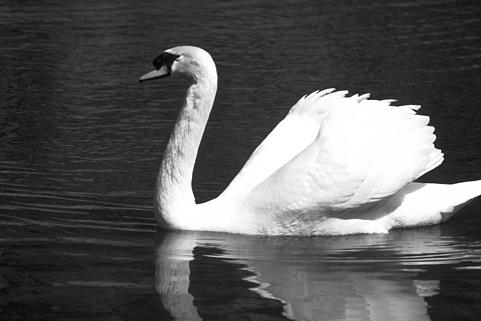
#> input picture Scritto/Prove/immagini/cigno.jpg, 481 x 321 px, found by its file name
$ python esercitazione2.py
#> lines starting #> are read from the running program, lines starting #| are printed output that depends on the picture
# -*- coding: utf-8 -*-

import numpy as np
import scipy.ndimage as ndi
import skimage.io as io
import skimage.transform as tras
import skimage.exposure as exp
import matplotlib.pyplot as plt
import myLibreria as my
from pathlib import Path

path_immagini = Path(r"C:\Users\lucia\Desktop\FilePc\Uni\Magistrale\ESM\Laboratorio\esercitazione_250411\esercitazione_250411")
plt.close('all')

def adapt_filter(x,k):
    #calcolo varianza locale e percentile
    var = ndi.generic_filter(x, np.var, (k,k), mode='reflect')
    T = np.percentile(var, 70)

    #definisco la maschera
    mask1 = ((var < T).reshape(M,N))

    #filtro le medie
    med1 = ndi.generic_filter(noisy, np.mean, (k,k), mode='reflect')
    #plt.figure('media1'); plt.imshow(med1, clim=None, cmap='gray')

    med2 = ndi.generic_filter(noisy, np.mean, (k-2,k-2), mode='reflect')
    #plt.figure('media2'); plt.imshow(med2, clim=None, cmap='gray')

    #adatto
    return med1*mask1 + med2*(1-mask1)


x = np.float64(io.imread(path_immagini/"cigno.jpg"))
#> x: shape (321, 481) float64; min 0, max 255, mean 89.6
plt.figure('originale'); plt.imshow(x, clim=None, cmap='gray')
(M,N)=x.shape
#> M = 321; N = 481

#aggiungo rumore
d = 25 #deviazione standard rumore
n = d * np.random.randn(M, N)
noisy = x + n
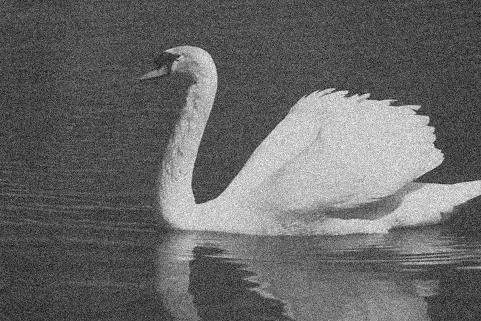
#> noisy: shape (321, 481) float64; min -84.3, max 345.5, mean 89.8; drawn with min black and max white
plt.figure('rumorosa'); plt.imshow(noisy, clim = None, cmap = 'gray')

# [11 lines of commented-out code are left out]

valuesX = np.array([3,5,7,9])
valuesAdapt = np.zeros(4)
valuesMean = np.zeros(4)

for i in range(0,4):
    k = valuesX[i]

    #filtro adattivo
    y = adapt_filter(noisy, k)
    y = np.round(exp.rescale_intensity(y, in_range='image', out_range=(0,255)))
    MSE1 = np.mean((x-y)**2)
    PSNR1 = 10 * np.log10((255**2)/MSE1)
    valuesAdapt[i] = PSNR1

    #filtro media
    z = ndi.uniform_filter(noisy, (k,k), mode='reflect')
    z = np.round(exp.rescale_intensity(z, in_range='image', out_range=(0,255)))
    MSE2 = np.mean((x-z)**2)
    PSNR2 = 10 * np.log10((255**2)/MSE2)
    valuesMean[i] = PSNR2

    if(i == 1):
        plt.figure()
        plt.subplot(1,2,1); plt.imshow(y, clim=None, cmap='gray'); plt.title('adattivo, k=5')
        plt.subplot(1,2,2); plt.imshow(z, clim=None, cmap='gray'); plt.title('media, k=5')
#> this loop made 4 passes
#> (T in adapt_filter, MSE1, PSNR1, MSE2, PSNR2) on passes 1 to 4: (729.3, 1296.7, 17, 238.1, 24.36), (766.9, 225.5, 24.6, 237.1, 24.38), (773.1, 240.6, 24.32, 297.2, 23.4), (777.7, 282.6, 23.62, 342.5, 22.78)
#> pass 1, in adapt_filter, `var = ndi.generic_filter(x, np.var, (k,k), mode='reflect')`:
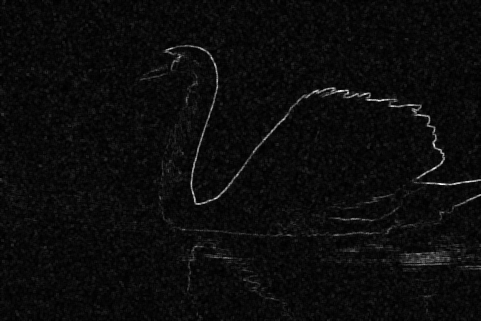
#> var: shape (321, 481) float64; min 15.53, max 14027.2, mean 691.9; drawn with min black and max white
#> pass 1, in adapt_filter, `mask1 = ((var < T).reshape(M,N))`:
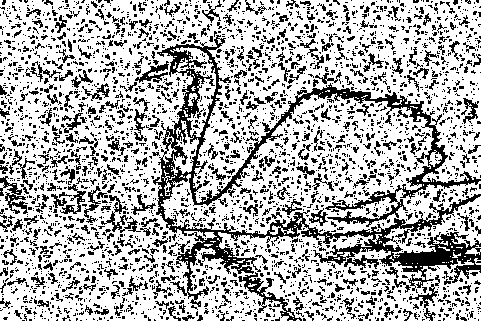
#> mask1: shape (321, 481) bool; 70% white; black in thin lines or dots
#> pass 1, in adapt_filter, `med1 = ndi.generic_filter(noisy, np.mean, (k,k), mode='reflect')`:
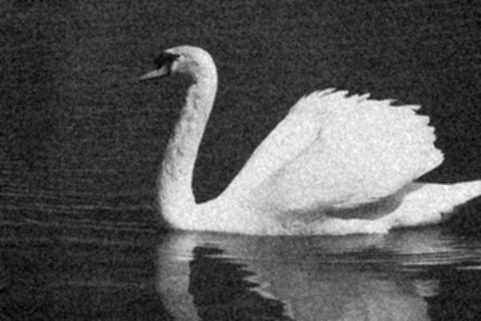
#> med1: shape (321, 481) float64; min -9, max 285.2, mean 89.8; drawn with min black and max white
#> after the loop, valuesAdapt = [17, 24.6, 24.32, 23.62]; valuesMean = [24.36, 24.38, 23.4, 22.78]


plt.figure()
plt.plot(valuesX, valuesAdapt, label='filtro adattivo', color='blue')
plt.plot(valuesX, valuesMean, label='filtro media', color='red')
plt.xlabel('dimensioni blocco')
plt.ylabel('PSNR')
plt.legend()
plt.grid(True)
plt.show()
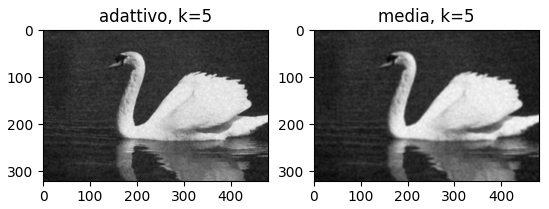
#> figure drawn by matplotlib, 2 panels
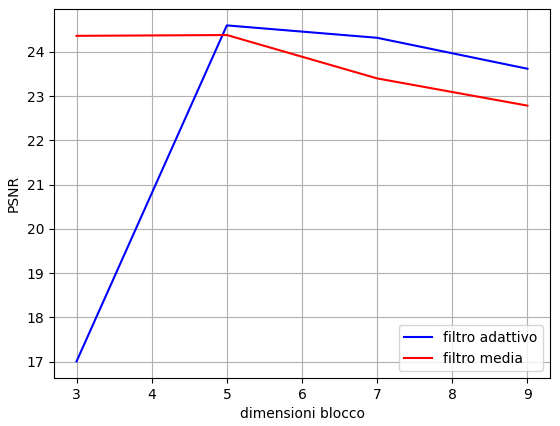
#> figure drawn by matplotlib, 1 panel


# [17 lines of commented-out code are left out]
